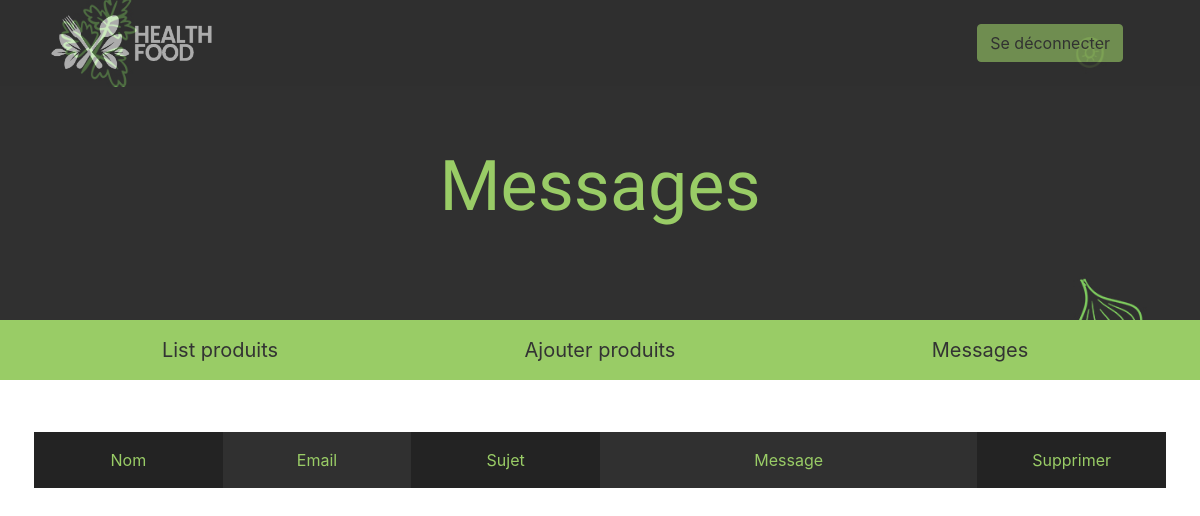
The app's page /admin/messages/index.php (signed in), older data.
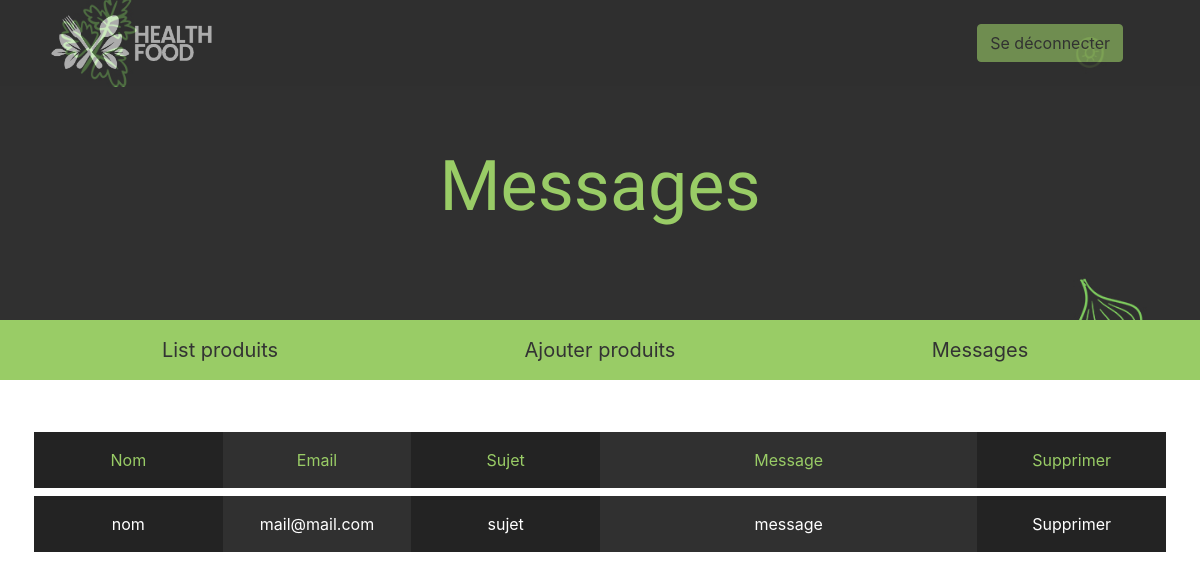
The same page, newer data.
### tables this page shows
CREATE TABLE `davy_messages` (
  `id` bigint(20) NOT NULL,
  `nom` varchar(255) DEFAULT NULL,
  `mail` varchar(255) DEFAULT NULL,
  `sujet` varchar(255) DEFAULT NULL,
  `message` text DEFAULT NULL
);

### admin/messages/list-messages.php (the view, shortened to what this page needs)
<div class="container my-5 color_white">
    <div class="row text-center p-1 color_green">
        <p class="col-sm-2 size_s fond_noir2 m-0 p-3">Nom</p>
        <p class="col-sm-2 size_s fond_noir m-0 p-3">Email</p>
        <p class="col-sm-2 size_s fond_noir2 m-0 p-3">Sujet</p>
        <p class="col-sm-4 size_s fond_noir m-0 p-3">Message</p>
        <p class="col-sm-2 size_s fond_noir2 m-0 p-3">Supprimer</p>
    </div>
    <?php
    $result = $pdo->query("SELECT * FROM davy_messages");
    while($message = $result->fetch(PDO::FETCH_ASSOC)){
        echo '
        <div class="row text-center p-1">';
        echo '
            <p class="col-sm-2 size_s fond_noir2 m-0 p-3">' . $message["nom"] . '</p>';
        echo '
            <p class="col-sm-2 size_s fond_noir m-0 p-3">' . $message["mail"] . '</p>';
        echo '
            <p class="col-sm-2 size_s fond_noir2 m-0 p-3">' . $message["sujet"] . '</p>';
        echo '
            <p class="col-sm-4 size_s fond_noir m-0 p-3">' . $message["message"] . '</p>';
        echo '
            <a href="?delete=' . $message["id"] . '" class="col-sm-2 size_s fond_noir2 m-0 p-3 color_white">Supprimer</a>';
        echo '
        </div>';
    }?>
</div>

### admin/header-admin.php (shortened to what this page needs)
<?php
$bouton_connexion = "Se déconnecter";
if (isset($_SESSION['connect'])) {
    if ($_SESSION['connect'] == "connect") {
        $bouton_connexion = "Se déconnecter";
    }
    else {
        $bouton_connexion = "Se connecter";
    }
}
else {
    $bouton_connexion = "Se connecter";
}
?>
<!DOCTYPE html>
<html lang="fr">
    <head>
        <link rel="stylesheet" href="<?php echo $chemin_page; ?>../css/bootstrap.css">
        <link rel="stylesheet" href="<?php echo $chemin_page; ?>../css/style.css">
    </head>
    <body>
        <header>
            <nav class="navbar fixed-top bg_dark">
                <div class="container">
                    <a class="navbar-brand" href="<?php echo $chemin_page; ?>../">
                        <img src="<?php echo $chemin_page; ?>../images/logo.png" height="60" alt="logo">
                    </a>
                    <div class="navbar-brand">
                        <form class="navbar-brand" method="POST" action="">
                            <input class="btn bouton_green" type="submit" name="connexion" value="<?php echo($bouton_connexion); ?>"><br>
                        </form>
                    </div>
                </div>
            </nav>
            <div class="container-fluid fond_noir_0" style="height: 40vh;">
                <div class="container pt-5">
                    <div class="row pt-5">
                        <div class="col-lg color_white align-self-center text-center pt-5">
                            <h1 class="font_hotel color_green"><?php echo $title_header; ?></h1>
                        </div>
                    </div>
                </div>
            </div>
        </header>
        <div class="container-fluid fond_green py-2 text-center">
            <div class="container">
                <div class="row">
                    <div class="col-md">
                        <a class="btn bouton_noir size_m" href="<?php echo $chemin_page; ?>.">List produits</a>
                    </div>
                    <div class="col-md">
                        <a class="btn bouton_noir size_m" href="<?php echo $chemin_page; ?>ajouter">Ajouter produits</a>
                    </div>
                    <div class="col-md">
                        <a class="btn bouton_noir size_m" href="<?php echo $chemin_page; ?>messages">Messages</a>
                    </div>
                </div>
            </div>
        </div>

### admin/messages/index.php
<?php
include '../../config.php';
$title_header = "Messages";
$chemin_page = "../";
include '../header-admin.php';
?>
<?php
if (isset($_SESSION['connect'])) {
    if ($_SESSION['connect'] == "connect") {
        include 'list-messages.php';
    }
}
?>
<?php
include '../footer-admin.php';
?>

### admin/footer-admin.php
    </body>
</html>

### css/style.css (style rules this page uses)
body { margin: 0px; }
.font_hotel { font-family: 'Grand Hotel', cursive; }
body { color: #333333; }
.bouton_green { color: #333333; background-color: #99cc66; border: 1px solid #99cc66; }
.bouton_noir { color: #333333; background-color: inherit; border: 0px solid inherit; }
.color_green { color: #99cc66; }
.color_white { color: white; }
.bg_dark { background-color: #303030; opacity: 0.6; }
h1 { font-size: 70px; }
p { font-size: 25px; }
.size_m { font-size: 20px; }
.size_s { font-size: 1rem; }
.fond_noir_0 { background-image: url(../images/fond-noir-0.png); background-position: center; background-repeat: no-repeat; background-size: cover; }
.fond_noir { background-color: #303030; }
.fond_noir2 { background-color: #232323; }
.fond_green { background-color: #99cc66; }

Row changes from the older to the newer data that the page shows:
added davy_messages: nom "nom", mail "mail@mail.com", sujet "sujet", message "message"
